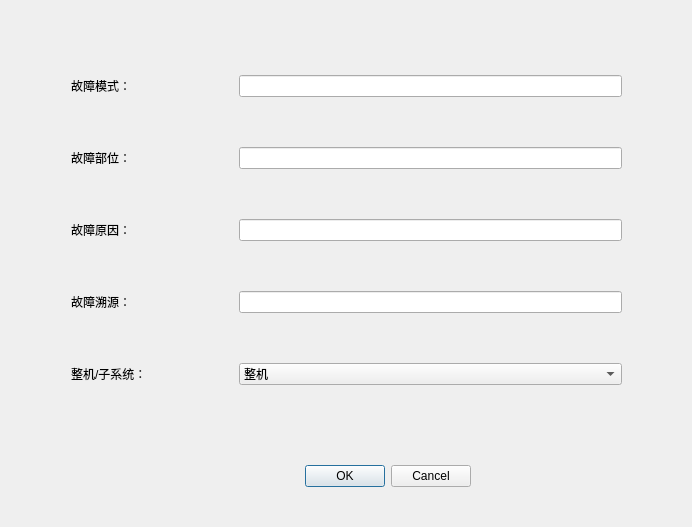
<?xml version="1.0" encoding="UTF-8"?>
<ui version="4.0">
 <class>addDataDialog_3</class>
 <widget class="QDialog" name="addDataDialog_3">
  <property name="geometry">
   <rect>
    <x>0</x>
    <y>0</y>
    <width>692</width>
    <height>527</height>
   </rect>
  </property>
  <property name="windowTitle">
   <string>添加故障记录</string>
  </property>
  <widget class="QDialogButtonBox" name="buttonBox">
   <property name="geometry">
    <rect>
     <x>130</x>
     <y>460</y>
     <width>341</width>
     <height>32</height>
    </rect>
   </property>
   <property name="orientation">
    <enum>Qt::Horizontal</enum>
   </property>
   <property name="standardButtons">
    <set>QDialogButtonBox::Cancel|QDialogButtonBox::Ok</set>
   </property>
  </widget>
  <widget class="QWidget" name="">
   <property name="geometry">
    <rect>
     <x>71</x>
     <y>31</y>
     <width>551</width>
     <height>401</height>
    </rect>
   </property>
   <layout class="QVBoxLayout" name="verticalLayout">
    <item>
     <layout class="QHBoxLayout" name="horizontalLayout">
      <item>
       <widget class="QLabel" name="label">
        <property name="minimumSize">
         <size>
          <width>162</width>
          <height>0</height>
         </size>
        </property>
        <property name="maximumSize">
         <size>
          <width>162</width>
          <height>16777215</height>
         </size>
        </property>
        <property name="text">
         <string>故障模式：</string>
        </property>
       </widget>
      </item>
      <item>
       <widget class="QLineEdit" name="lineEdit"/>
      </item>
     </layout>
    </item>
    <item>
     <layout class="QHBoxLayout" name="horizontalLayout_2">
      <item>
       <widget class="QLabel" name="label_2">
        <property name="minimumSize">
         <size>
          <width>162</width>
          <height>0</height>
         </size>
        </property>
        <property name="maximumSize">
         <size>
          <width>162</width>
          <height>16777215</height>
         </size>
        </property>
        <property name="text">
         <string>故障部位：</string>
        </property>
       </widget>
      </item>
      <item>
       <widget class="QLineEdit" name="lineEdit_2"/>
      </item>
     </layout>
    </item>
    <item>
     <layout class="QHBoxLayout" name="horizontalLayout_3">
      <item>
       <widget class="QLabel" name="label_3">
        <property name="minimumSize">
         <size>
          <width>162</width>
          <height>0</height>
         </size>
        </property>
        <property name="maximumSize">
         <size>
          <width>162</width>
          <height>16777215</height>
         </size>
        </property>
        <property name="text">
         <string>故障原因：</string>
        </property>
       </widget>
      </item>
      <item>
       <widget class="QLineEdit" name="lineEdit_3"/>
      </item>
     </layout>
    </item>
    <item>
     <layout class="QHBoxLayout" name="horizontalLayout_4">
      <item>
       <widget class="QLabel" name="label_4">
        <property name="minimumSize">
         <size>
          <width>162</width>
          <height>0</height>
         </size>
        </property>
        <property name="maximumSize">
         <size>
          <width>162</width>
          <height>16777215</height>
         </size>
        </property>
        <property name="text">
         <string>故障溯源：</string>
        </property>
       </widget>
      </item>
      <item>
       <widget class="QLineEdit" name="lineEdit_4"/>
      </item>
     </layout>
    </item>
    <item>
     <layout class="QHBoxLayout" name="horizontalLayout_5">
      <item>
       <widget class="QLabel" name="label_5">
        <property name="minimumSize">
         <size>
          <width>162</width>
          <height>0</height>
         </size>
        </property>
        <property name="maximumSize">
         <size>
          <width>162</width>
          <height>16777215</height>
         </size>
        </property>
        <property name="text">
         <string>整机/子系统：</string>
        </property>
       </widget>
      </item>
      <item>
       <widget class="QComboBox" name="comboBox">
        <item>
         <property name="text">
          <string>整机</string>
         </property>
        </item>
        <item>
         <property name="text">
          <string>子系统</string>
         </property>
        </item>
       </widget>
      </item>
     </layout>
    </item>
   </layout>
  </widget>
 </widget>
 <resources/>
 <connections>
  <connection>
   <sender>buttonBox</sender>
   <signal>accepted()</signal>
   <receiver>addDataDialog_3</receiver>
   <slot>accept()</slot>
   <hints>
    <hint type="sourcelabel">
     <x>248</x>
     <y>254</y>
    </hint>
    <hint type="destinationlabel">
     <x>157</x>
     <y>274</y>
    </hint>
   </hints>
  </connection>
  <connection>
   <sender>buttonBox</sender>
   <signal>rejected()</signal>
   <receiver>addDataDialog_3</receiver>
   <slot>reject()</slot>
   <hints>
    <hint type="sourcelabel">
     <x>316</x>
     <y>260</y>
    </hint>
    <hint type="destinationlabel">
     <x>286</x>
     <y>274</y>
    </hint>
   </hints>
  </connection>
 </connections>
</ui>
